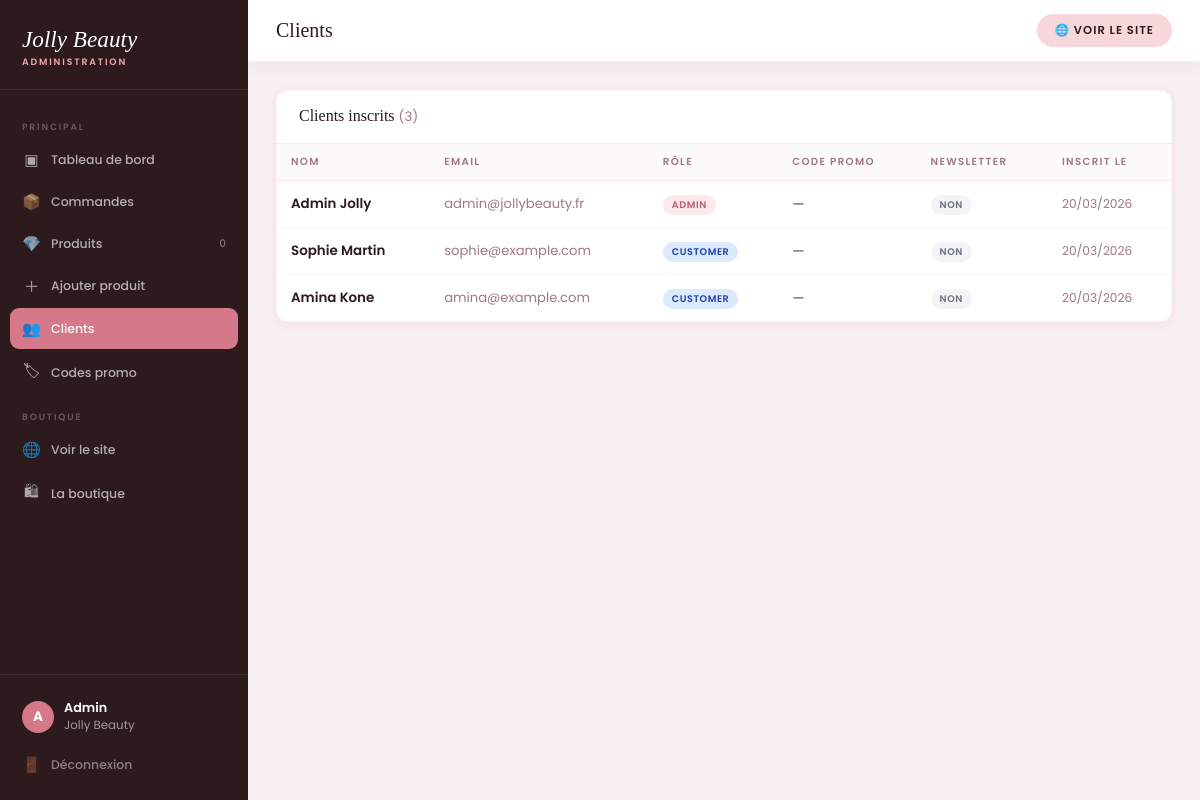
Page /admin/index.php?page=users (signed in) on the committed database.
### tables this page shows
CREATE TABLE IF NOT EXISTS `users` (
  `id`           INT UNSIGNED AUTO_INCREMENT PRIMARY KEY,
  `name`         VARCHAR(120) NOT NULL,
  `email`        VARCHAR(180) NOT NULL UNIQUE,
  `password`     VARCHAR(255) NOT NULL,
  `role`         ENUM('customer','admin') DEFAULT 'customer',
  `promo_code`   VARCHAR(30) DEFAULT NULL,
  `newsletter`   TINYINT(1) DEFAULT 0,
  `created_at`   DATETIME DEFAULT CURRENT_TIMESTAMP,
  `updated_at`   DATETIME DEFAULT CURRENT_TIMESTAMP ON UPDATE CURRENT_TIMESTAMP,
  INDEX idx_email (`email`)
);

### admin/index.php (the view, shortened to what this page needs)
<?php
$jbBase = htmlspecialchars(BASE_URL, ENT_QUOTES, 'UTF-8');
    ?><!DOCTYPE html><html lang="fr"><head><meta charset="UTF-8"><meta name="viewport" content="width=device-width,initial-scale=1">
    </div></body></html><?php exit;
$db = getDB();
$page = $_GET['page'] ?? null;
$section = $_GET['section'] ?? null;
if ($section === null && $page !== null) {
    $map = [
        'dashboard' => 'dashboard',
        'orders' => 'orders',
        'commandes' => 'orders',
        'products' => 'products',
        'produits' => 'products',
        'users' => 'users',
        'clients' => 'users',
        'promo' => 'promo',
        'codes-promo' => 'promo',
    ];
    $section = $map[$page] ?? 'dashboard';
}
$section = $section ?: 'dashboard';
$totalProducts = (int)$db->query('SELECT COUNT(*) FROM products WHERE active=1')->fetchColumn();
$totalOrders   = (int)$db->query('SELECT COUNT(*) FROM orders')->fetchColumn();
$totalRevenue  = (float)$db->query("SELECT COALESCE(SUM(total),0) FROM orders WHERE status!='cancelled'")->fetchColumn();
$pendingOrders = (int)$db->query("SELECT COUNT(*) FROM orders WHERE status='pending'")->fetchColumn();
$lowStock      = (int)$db->query('SELECT COUNT(*) FROM products WHERE stock<=5 AND active=1')->fetchColumn();
$statusStats = $db->query("SELECT status, COUNT(*) AS nb FROM orders GROUP BY status")->fetchAll(PDO::FETCH_KEY_PAIR);
$salesByCat = $db->query(
    "SELECT c.name, COALESCE(SUM(oi.price*oi.qty),0) AS rev
     FROM order_items oi JOIN products p ON p.id=oi.product_id
     JOIN categories c ON c.id=p.category_id
     JOIN orders o ON o.id=oi.order_id AND o.status!='cancelled'
     GROUP BY c.id ORDER BY rev DESC"
)->fetchAll();
$orders     = getOrders(50);
$chartMonths = $chartRevenue = $chartOrders = [];
?>
<!DOCTYPE html>
<html lang="fr">
<head>
</head>
<body>
<aside class="sb">
  <div class="sb-logo"><div class="wm">Jolly Beauty</div><div class="tg">Administration</div></div>
  <nav class="sb-nav">
    <div class="ns">Principal</div>
    <a href="?page=dashboard" class="ni <?= $section==='dashboard'?'active':'' ?>"><span class="ic">▣</span> Tableau de bord</a>
    <a href="?page=orders"    class="ni <?= $section==='orders'?'active':'' ?>">
      <span class="ic">📦</span> Commandes
    </a>
    <a href="?page=products"  class="ni <?= $section==='products'?'active':'' ?>"><span class="ic">💎</span> Produits <span style="margin-left:auto;font-size:.65rem;color:rgba(255,255,255,.4)"><?= $totalProducts ?></span></a>
    <a href="<?= $jbBase ?>/admin/add-product.php" class="ni"><span class="ic">＋</span> Ajouter produit</a>
    <a href="?page=users"     class="ni <?= $section==='users'?'active':'' ?>"><span class="ic">👥</span> Clients</a>
    <a href="?page=promo"     class="ni <?= $section==='promo'?'active':'' ?>"><span class="ic">🏷</span> Codes promo</a>
    <div class="ns">Boutique</div>
    <a href="<?= $jbBase ?>/index.php"    target="_blank" class="ni"><span class="ic">🌐</span> Voir le site</a>
    <a href="<?= $jbBase ?>/category.php?c=all" target="_blank" class="ni"><span class="ic">🛍</span> La boutique</a>
  </nav>
  <div class="sb-bot">
    <div class="sb-user"><div class="sb-av">A</div><div><div style="color:#fff;font-weight:600;font-size:.8rem">Admin</div><div>Jolly Beauty</div></div></div>
    <a href="?logout=1" class="ni" style="color:rgba(255,255,255,.45)"><span class="ic">🚪</span> Déconnexion</a>
  </div>
</aside>
<main class="main">
  <div class="tb">
    <div class="tb-title"><?php $ts=['dashboard'=>'Tableau de bord','products'=>'Produits','orders'=>'Commandes','users'=>'Clients','promo'=>'Codes promo']; echo $ts[$section]??'Admin'; ?></div>
    <div class="tb-r">
      <a href="<?= $jbBase ?>/index.php" target="_blank" class="tbtn t-ghost">🌐 Voir le site</a>
    </div>
  </div>
  <div class="ct">
    <?php if ($section === 'dashboard'): ?>
    <div class="sg">
      <div class="sc cv"><div class="si iv">💰</div><div><div class="sl">Chiffre d'affaires</div><div class="sv"><?= number_format($totalRevenue,0,',',' ') ?> €</div><div class="chip ch-ok">Commandes non annulées</div></div></div>
      <div class="sc cg"><div class="si ig">📦</div><div><div class="sl">Commandes</div><div class="sv"><?= $totalOrders ?></div><div class="chip <?= $pendingOrders>0?'ch-w':'ch-ok' ?>"><?= $pendingOrders>0 ? ('🕐 '.$pendingOrders.' en attente') : '✓ Tout est traité' ?></div></div></div>
      <div class="sc cr"><div class="si ir">💎</div><div><div class="sl">Produits</div><div class="sv"><?= $totalProducts ?></div><?php if($lowStock>0):?><div class="chip ch-w">⚠ <?=$lowStock?> stock bas</div><?php else:?><div class="chip ch-ok">✓ Stock OK</div><?php endif;?></div></div>
      <div class="sc cb"><div class="si ib">🧾</div><div><div class="sl">Panier moyen</div><div class="sv"><?= number_format($totalOrders>0?$totalRevenue/$totalOrders:0,0,',',' ') ?> €</div><div class="chip ch-ok">Sur <?= $totalOrders ?> commandes</div></div></div>
    </div>
    <div class="ms-grid">
      <div class="ms"><div class="ms-v"><?= $pendingOrders ?></div><div class="ms-l">En attente</div></div>
      <div class="ms"><div class="ms-v"><?= $statusStats['processing']??0 ?></div><div class="ms-l">En cours</div></div>
      <div class="ms"><div class="ms-v"><?= $statusStats['delivered']??0 ?></div><div class="ms-l">Livrées</div></div>
    </div>
    <div class="cc">
      <div class="ch">
        <div class="ct2">Évolution des ventes</div>
        <div class="ctabs">
          <button class="ctab active" onclick="swC('revenue',this)">Chiffre d'affaires</button>
          <button class="ctab" onclick="swC('orders',this)">Commandes</button>
        </div>
      </div>
      <div class="cb2">
        <?php if (empty($chartMonths)): ?>
          <div class="empty"><div class="empty-i">📈</div><p>Aucune donnée disponible.</p></div>
        <?php else: ?>
          <canvas id="salesChart" height="90"></canvas>
        <?php endif; ?>
      </div>
    </div>
    <div class="d2">
      <div class="card">
        <div class="card-h"><div class="card-t">Dernières commandes</div><a href="?section=orders" style="font-size:.74rem;color:var(--rd);font-weight:600">Tout voir →</a></div>
        <div class="tw"><table>
          <thead><tr><th>Réf.</th><th>Client</th><th>Total</th><th>Statut</th><th>Date</th></tr></thead>
          <tbody>
          <?php if(empty($orders)):?><tr><td colspan="5"><div class="empty"><div class="empty-i">📦</div><p>Aucune commande.</p></div></td></tr><?php endif;?>
          <?php foreach(array_slice($orders,0,7) as $o):
            $sm=['pending'=>['En attente','bg'],'processing'=>['En cours','bb'],'shipped'=>['Expédiée','br'],'delivered'=>['Livrée','bv'],'cancelled'=>['Annulée','bmu']];
            [$sl,$sc]=$sm[$o['status']]??[$o['status'],'bmu'];
          ?><tr>
            <td><strong style="color:var(--rd)"><?= htmlspecialchars($o['order_ref']) ?></strong></td>
            <td style="font-size:.82rem"><?= htmlspecialchars($o['client_name']??'Invité') ?></td>
            <td class="tpr"><?= formatPrice((float)$o['total']) ?></td>
            <td><span class="badge <?= $sc ?>"><?= $sl ?></span></td>
            <td style="color:var(--mu);font-size:.76rem"><?= date('d/m/y',strtotime($o['created_at'])) ?></td>
          </tr><?php endforeach;?>
          </tbody>
        </table></div>
      </div>
      <div>
        <div class="card" style="margin-bottom:16px">
          <div class="card-h"><div class="card-t">Statuts commandes</div></div>
          <div class="sl2">
            <?php foreach(['pending'=>['En attente','do'],'processing'=>['En cours','db'],'shipped'=>['Expédiée','db'],'delivered'=>['Livrée','dg'],'cancelled'=>['Annulée','de']] as $k=>[$lb,$dt]):
              $n=$statusStats[$k]??0;
            ?><div class="sri"><div class="lft"><span class="dot <?=$dt?>"></span><?=$lb?></div><span class="badge <?=$n>0?'br':'bmu' ?>"><?=$n?></span></div><?php endforeach;?>
          </div>
        </div>
        <?php if (!empty($salesByCat)): ?>
        <div class="card">
          <div class="card-h"><div class="card-t">Ventes par catégorie</div></div>
          <div class="sl2">
            <?php foreach($salesByCat as $c): ?>
            <div class="sri"><div class="lft" style="font-size:.82rem"><?= htmlspecialchars($c['name']) ?></div><span class="tpr" style="font-size:.82rem"><?= formatPrice((float)$c['rev']) ?></span></div>
            <?php endforeach;?>
          </div>
        </div>
        <?php endif; ?>
      </div>
    </div>
    <?php elseif ($section === 'users'):
    $users=$db->query('SELECT * FROM users ORDER BY created_at DESC')->fetchAll();
    ?>
    <div class="card">
      <div class="card-h"><div class="card-t">Clients inscrits <span style="color:var(--mu);font-weight:400;font-family:var(--ss);font-size:.82rem">(<?= count($users) ?>)</span></div></div>
      <div class="tw"><table>
        <thead><tr><th>Nom</th><th>Email</th><th>Rôle</th><th>Code promo</th><th>Newsletter</th><th>Inscrit le</th></tr></thead>
        <tbody>
        <?php foreach($users as $u):?><tr>
          <td><div class="tn"><?= htmlspecialchars($u['name']) ?></div></td>
          <td style="color:var(--mu);font-size:.82rem"><?= htmlspecialchars($u['email']) ?></td>
          <td><span class="badge <?=$u['role']==='admin'?'br':'bb'?>"><?=$u['role']?></span></td>
          <td><?=$u['promo_code']?'<span class="badge bg">'.htmlspecialchars($u['promo_code']).'</span>':'—'?></td>
          <td><?=$u['newsletter']?'<span class="badge bv">✓ Abonné</span>':'<span class="badge bmu">Non</span>'?></td>
          <td style="font-size:.76rem;color:var(--mu)"><?= date('d/m/Y',strtotime($u['created_at'])) ?></td>
        </tr><?php endforeach;?>
        </tbody>
      </table></div>
    </div>
    <?php endif; ?>
  </div>
</main>
</body>
</html>

### admin/index.php (style rules this page uses)
*,*::before,*::after { box-sizing:border-box;margin:0;padding:0 }
:root { --rose:#F2A7B0;--rp:#FDF4F6;--rd:#D4788A;--rk:#B85C6E; --bl:#F8D7DA;--dk:#2C1A1D;--tx:#5C3A3F;--mu:#A07880; --border:rgba(242,167,176,.25);--sf:'Playfair Display',serif;--ss:'Poppins',sans-serif; --sb:248px;--r:12px;--sh:0 2px 14px rgba(192,92,107,.09);--shm:0 6px 28px rgba(192,92,107,.13) }
body { font-family:var(--ss);background:#F7EFF2;color:var(--tx);display:flex;min-height:100vh;font-size:.87rem }
a { color:inherit;text-decoration:none }
.sb { width:var(--sb);flex-shrink:0;background:var(--dk);display:flex;flex-direction:column;position:fixed;inset:0 auto 0 0;z-index:50;overflow-y:auto }
.sb-logo { padding:26px 22px 20px;border-bottom:1px solid rgba(255,255,255,.07) }
.sb-logo .wm { font-family:var(--sf);font-style:italic;font-size:1.45rem;color:#fff }
.sb-logo .tg { font-size:.58rem;font-weight:600;letter-spacing:.2em;text-transform:uppercase;color:var(--rose);margin-top:2px }
.sb-nav { padding:16px 10px;flex:1 }
.ns { font-size:.57rem;font-weight:600;letter-spacing:.2em;text-transform:uppercase;color:rgba(255,255,255,.28);padding:14px 12px 5px }
.ni { display:flex;align-items:center;gap:10px;padding:9px 12px;border-radius:9px;font-size:.78rem;font-weight:500;color:rgba(255,255,255,.65);cursor:pointer;transition:all .18s;margin-bottom:1px }
.ni.active { background:var(--rd);color:#fff }
.ni .ic { font-size:.95rem;width:19px;text-align:center;flex-shrink:0;opacity:.95 }
.sb-bot { padding:14px 10px;border-top:1px solid rgba(255,255,255,.07) }
.sb-user { display:flex;align-items:center;gap:10px;padding:10px 12px;color:rgba(255,255,255,.55);font-size:.74rem }
.sb-av { width:32px;height:32px;background:var(--rd);border-radius:50%;display:grid;place-items:center;color:#fff;font-weight:700;font-size:.85rem;flex-shrink:0 }
.main { margin-left:var(--sb);flex:1;display:flex;flex-direction:column;min-height:100vh }
.tb { background:#fff;padding:0 28px;height:62px;display:flex;align-items:center;justify-content:space-between;border-bottom:1px solid var(--border);position:sticky;top:0;z-index:40;box-shadow:var(--sh) }
.tb-title { font-family:var(--sf);font-size:1.25rem;font-weight:500;color:var(--dk) }
.tb-r { display:flex;align-items:center;gap:10px }
.tbtn { display:inline-flex;align-items:center;gap:7px;padding:8px 18px;border-radius:50px;font-size:.72rem;font-weight:600;letter-spacing:.09em;text-transform:uppercase;border:none;cursor:pointer;transition:all .2s }
.t-ghost { background:var(--bl);color:var(--dk) }
.ct { padding:28px;flex:1 }
.card { background:#fff;border-radius:var(--r);box-shadow:var(--sh);border:1px solid rgba(242,167,176,.12);overflow:hidden;margin-bottom:22px }
.card-h { display:flex;align-items:center;justify-content:space-between;padding:16px 22px;border-bottom:1px solid var(--border) }
.card-t { font-family:var(--sf);font-size:1rem;font-weight:500;color:var(--dk) }
.tw { overflow-x:auto }
table { width:100%;border-collapse:collapse }
thead th { padding:10px 14px;text-align:left;font-size:.64rem;font-weight:600;letter-spacing:.13em;text-transform:uppercase;color:var(--mu);background:#FDFAFB;border-bottom:1px solid var(--border) }
tbody td { padding:12px 14px;border-bottom:1px solid rgba(242,167,176,.1);vertical-align:middle }
tbody tr:last-child td { border-bottom:none }
.tn { font-weight:600;color:var(--dk);font-size:.84rem }
.badge { display:inline-block;padding:3px 9px;border-radius:50px;font-size:.6rem;font-weight:600;letter-spacing:.06em;text-transform:uppercase }
.br { background:#FDE8EC;color:var(--rk) }
.bb { background:#DBEAFE;color:#1E40AF }
.bmu { background:#F3F4F6;color:#6B7280 }

### rows in the picture
users: name "Admin Jolly", email "admin@jollybeauty.fr", role "ADMIN", newsletter "NON", created_at "20/03/2026"
users: name "Sophie Martin", email "sophie@example.com", role "CUSTOMER", newsletter "NON", created_at "20/03/2026"
users: name "Amina Kone", email "amina@example.com", role "CUSTOMER", newsletter "NON", created_at "20/03/2026"

### other values in the picture
$totalProducts "0"
$ts[$section] "Clients"
count($users) "3"
